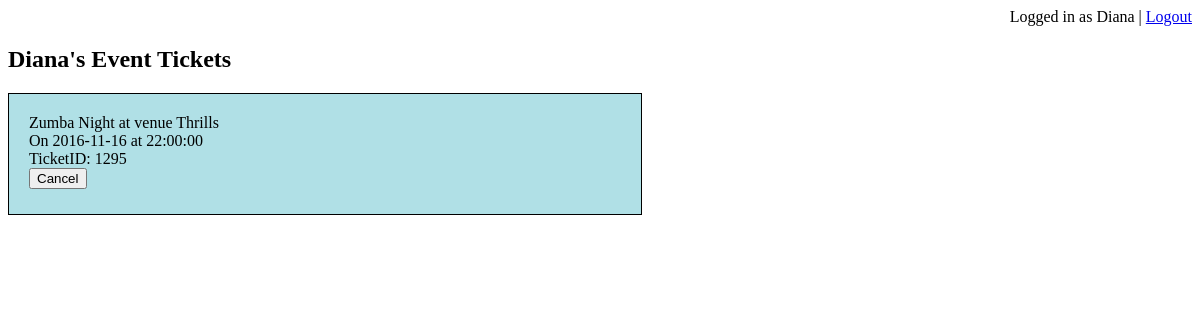
/customer_tickets.php (signed in), run on an earlier commit of the app's database.
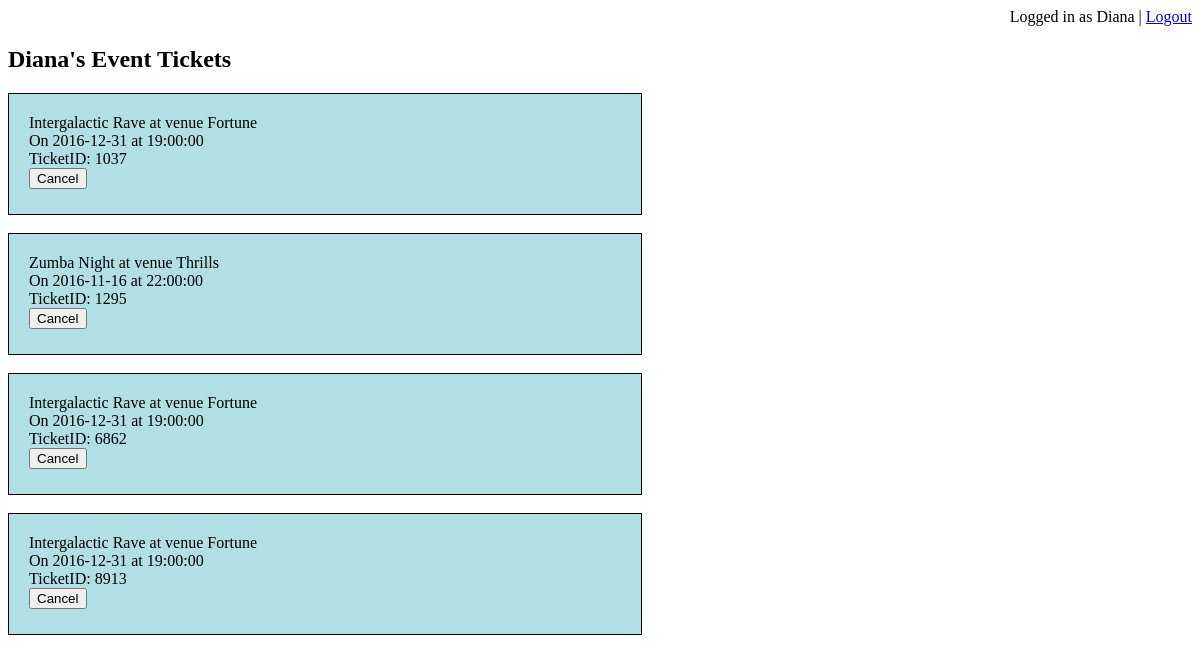
And on a later commit of the database.
### tables this page shows
CREATE TABLE `buysticketsfor` (
  `ticketID` int(11) NOT NULL,
  `branchID` int(11) DEFAULT NULL,
  `evid` int(11) DEFAULT NULL,
  `cid` int(11) DEFAULT NULL
);

CREATE TABLE `hostedevent` (
  `evid` int(11) NOT NULL,
  `name` varchar(20) NOT NULL,
  `date` date NOT NULL,
  `start_time` time NOT NULL,
  `branchID` int(11) DEFAULT NULL,
  `price` double NOT NULL
);

CREATE TABLE `venue` (
  `branchID` int(11) NOT NULL,
  `name` varchar(20) NOT NULL,
  `address` varchar(20) NOT NULL,
  `capacity` int(11) DEFAULT NULL,
  `cover_charge` double DEFAULT NULL
);

### customer_tickets.php (the view, shortened to what this page needs)
<?php
if ( isset($_SESSION['user'])=="" ) {
    header("Location: index.php");
    exit;
  }
else
{
$cid=$_SESSION['user'];
$user=$_SESSION['username'];
?>
<!DOCTYPE html>
<html>
<head>
</head>
<body>
<div style="text-align:right;">Logged in as <?php echo $user; ?> | <a href="http://localhost/304_project/logout.php">Logout</a></div>
<h2><?php echo $user?>'s Event Tickets</h2>
<?php
$servername = "localhost";
$username = "root";
$password = NULL;
$databasename = 'Venue';
$conn = new mysqli($servername, $username, $password, $databasename);
$sql = "SELECT e.name AS eventName, e.date AS date, e.start_time AS time, e.price AS ticketPrice, v.name AS venueName, ticketID FROM `buysticketsfor` t, `hostedevent` e, `venue` v WHERE t.branchID = v.branchID AND cid = '$cid' AND t.evid = e.evid";
$result = $conn->query($sql);
$ticketList = "";
if ($result->num_rows > 0) {
    while($row = $result->fetch_assoc()) {
		$venueName = $row["venueName"];
		$eventName = $row["eventName"];
		$ticketID = $row["ticketID"];
		$date = $row["date"];
		$time = $row["time"];
		$ticketList .=  '<div style="padding: 20px; height: 80px; width:50%;background-color: powderblue; border: 1px solid black; ">'.$eventName.' at venue '.$venueName.'<br> On '.$date.' at '.$time.'<br>TicketID: '.$ticketID.'<br><a href="cancelticket_confirm.php?ticketID='.$ticketID.'" onclick="return confirm(\'Are you sure?\')"><button value ="$ticketID">Cancel</button></a></div><br>';
    }
} else {
    echo "You don't have any tickets yet! Go buy some ;)";
}
echo $ticketList;
?>
</body>
</html>
<?php
}
?>

What changed in the data, as far as the page shows it:
added buysticketsfor: evid.name "Intergalactic Rave", branchID.name "Fortune", evid.date "2016-12-31", evid.start_time "19:00:00", ticketID "1037"
added buysticketsfor: evid.name "Intergalactic Rave", branchID.name "Fortune", evid.date "2016-12-31", evid.start_time "19:00:00", ticketID "6862"
added buysticketsfor: evid.name "Intergalactic Rave", branchID.name "Fortune", evid.date "2016-12-31", evid.start_time "19:00:00", ticketID "8913"
